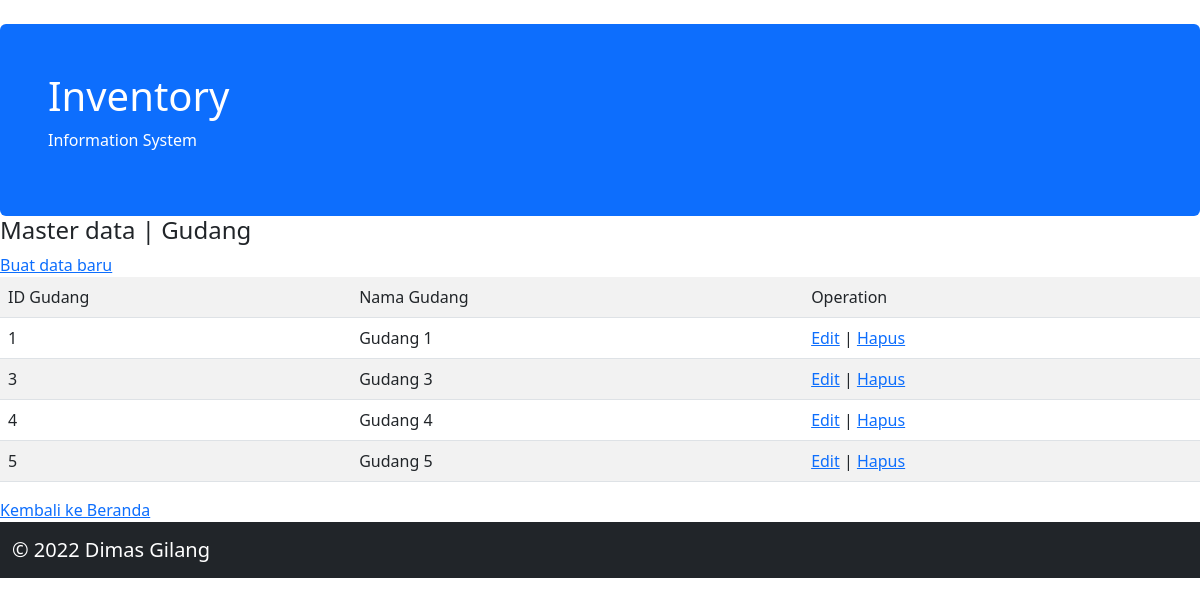
Page /masterdata/gudang.php on the earlier database version.
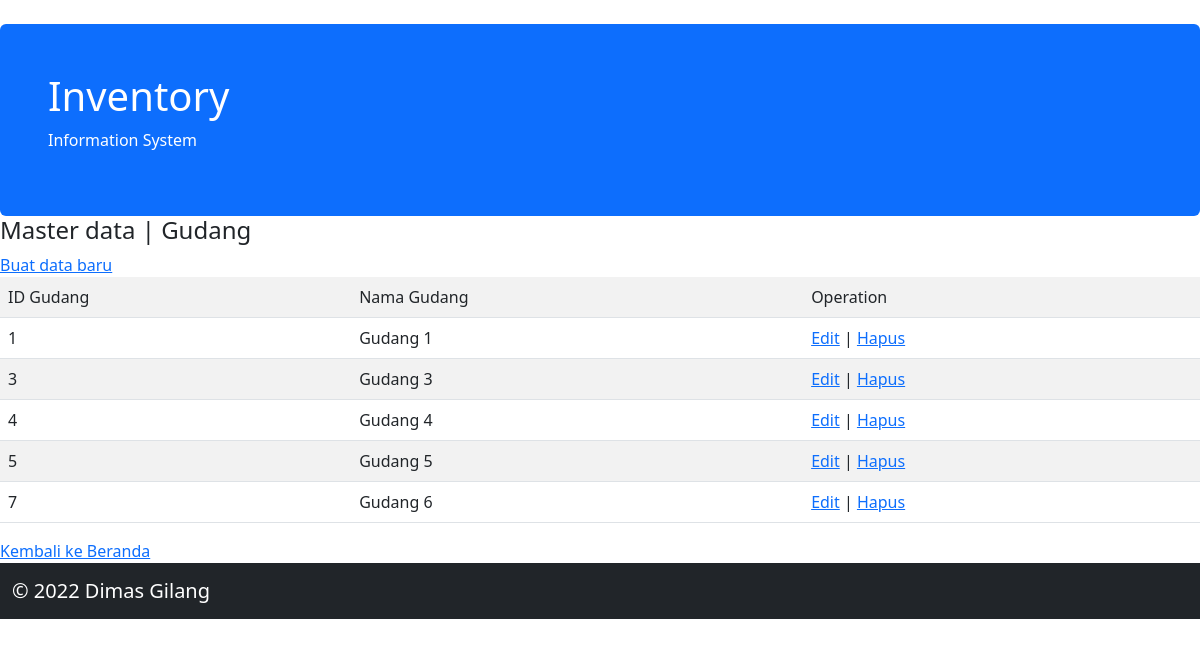
Same page on the later database version.
### tables this page shows
CREATE TABLE `gudang` (
  `id_gudang` int(11) NOT NULL AUTO_INCREMENT,
  `nama_gudang` text DEFAULT NULL,
  PRIMARY KEY (`id_gudang`)
);

### masterdata/gudang.php (the view, shortened to what this page needs)
<!DOCTYPE html>
<html>
	<head>
		<link rel="stylesheet" type="text/css" href="../style/bootstrap-5.2.0-beta1-dist/css/bootstrap.min.css">
	</head>
	<body>
		<?php include '../shared/header.php'; ?>
		<h4>Master data | Gudang</h4>
		<table class="table table-striped">
			<a href="gudang_baru.php">Buat data baru</a>
			<tr>
				<td>ID Gudang</td>
				<td>Nama Gudang</td>
				<td>Operation</td>
			</tr>
			<?php
				include '../data/koneksi.php';
				$strQuery = "SELECT * FROM gudang";
				$query = mysqli_query($conInventory, $strQuery) or die(mysqli_error());
				while ($data = mysqli_fetch_array($query)) {
					$id_gudang = $data["id_gudang"];
					$nama_gudang = $data["nama_gudang"];
			?>
			<tr>
				<td><?php echo $id_gudang; ?></td>
				<td><?php echo $nama_gudang; ?></td>
				<td>
					<a href="gudang_ubah.php?id_gudang= <?php echo $id_gudang; ?>">Edit</a> |
					<a href="gudang_delete.php?id_gudang= <?php echo $id_gudang; ?>" onclick="return confirm('Yakin mau hapus <?php echo $nama_gudang; ?> ?')">
						Hapus
					</a>
				</td>
			</tr>
			<?php } ?>
		</table>
		<a href="..">Kembali ke Beranda</a>
		<?php include '../shared/footer.php'; ?>
	</body>
</html>

### shared/header.php
<div class="mt-4 p-5 bg-primary text-white rounded">
	<h1>Inventory</h1>
	<p>Information System</p>
</div>

### shared/footer.php
<nav class="navbar navbar-expand-sm bg-dark navbar-dark bottom">
	<div class="container-fluid">
		<a class="navbar-brand" href="">&copy; 2022 Dimas Gilang</a>
	</div>
</nav>

Differences in the rows shown:
added gudang: id_gudang "7", nama_gudang "Gudang 6"
